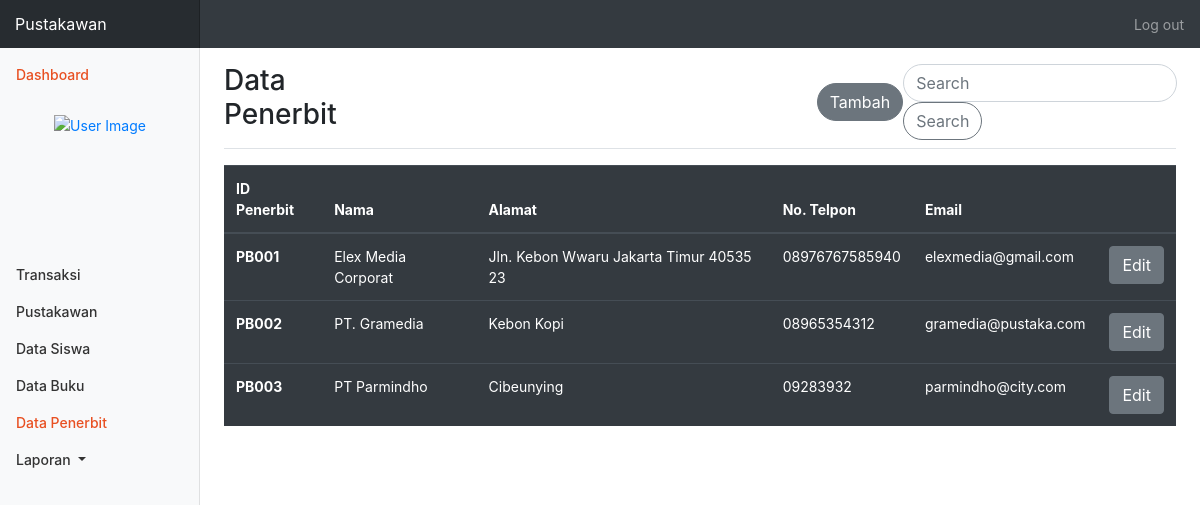
The app's page /data_penerbit.php with its own data.
### tables this page shows
CREATE TABLE `penerbit` (
  `idPenerbit` varchar(5) NOT NULL,
  `nama` varchar(50) NOT NULL,
  `alamat` varchar(150) NOT NULL,
  `phone` varchar(15) NOT NULL,
  `email` varchar(50) NOT NULL
);

### data_penerbit.php (the view, shortened to what this page needs)
<!DOCTYPE html>
<html lang="en">
<head>
    <link rel="stylesheet" href="assets/css/bootstrap.css">
    <link rel="stylesheet" href="css/stylelaporan.css">
    <link rel="stylesheet" type="text/css" href="fonts/montserrat/stylesheet.css">
</head>
<body>
<?php
    require_once("koneksi.php");
    $id=$_SESSION['idPustakawan']."<br>";
    $nama =$_SESSION['username']."<br>";
    $akses = $_SESSION['hakUser']."<br>";
?>
    <nav class="navbar navbar-dark sticky-top bg-dark flex-md-nowrap p-0">
      <a class="navbar-brand col-sm-3 col-md-2 mr-0" href="#">Pustakawan</a>
      <ul class="navbar-nav px-3">
        <li class="nav-item text-nowrap">
          <a class="nav-link" href="logout.php">Log out</a>
        </li>
      </ul>
    </nav>
    <div class="container-fluid">
        <div class="row">
            <nav class="col-md-2 d-none d-md-block bg-light sidebar">
            <div class="sidebar-sticky">
                <ul class="nav flex-column">
                <li class="nav-item">
                    <a class="nav-link active" href="#">
                    Dashboard <span class="sr-only">(current)</span>
                    </a>
                </li>
                <li class="nav-item">
                    <div class="user-panel">
                    <?php
                    echo "<div class='photo_profil d-flex justify-content-center'>
                        <a href='edit_pustakawan.php'><img src='img_upload/".$_SESSION['image']."'class='img-circle' alt='User Image' style='width:100px; height:100px;'></a>
                        </div>
                        <div class='d-flex justify-content-center info'>
                        <p class='text-center'>".$nama."<br>
                        ".$id."
                        ".$akses."</p>
                        </div>"
                    ?>
                    </div>
                </li>
                <li class="nav-item">
                    <a class="nav-link" href="pustakawan.php">
                        Transaksi
                    </a>
                </li>
                <li class="nav-item">
                    <a class="nav-link" href="data_pustakawan.php">
                        Pustakawan
                    </a>
                </li>
                <li class="nav-item">
                    <a class="nav-link" href="data_siswa.php">
                        Data Siswa
                    </a>
                </li>
                <li class="nav-item">
                    <a class="nav-link" href="data_buku.php">
                        Data Buku
                    </a>
                </li>
                <li class="nav-item">
                    <a class="nav-link active" href="data_penerbit.php">
                        Data Penerbit<span class="sr-only">(current)</span>
                    </a>
                </li>
                <li class="nav-item dropdown">
                    <a class="nav-link dropdown-toggle" href="#" id="navbarDropdown" role="button" data-toggle="dropdown" aria-haspopup="true" aria-expanded="false">
                    Laporan
                    </a>
                </li>
                </ul>
            </div>
            </nav>
            <main role="main" class="col-md-9 ml-sm-auto col-lg-10 pt-3 px-4">
                <div class="d-flex justify-content-between flex-wrap flex-md-nowrap align-items-center pb-2 mb-3 border-bottom">
                    <h1 class="h3">Data Penerbit</h1>
                    <button type="button" class="btn btn-secondary" data-toggle="modal" data-target="#exampleModalCenter" style="margin-left:480px; border-radius:50px;">
                            Tambah
                        </button>
                    <form class="form-inline my-2 my-lg-0" method="GET" action="">
                        <input class="form-control mr-sm-2" name="cari" type="search" placeholder="Search" aria-label="Search" style="border-radius:50px;">
                        <button class="btn btn-outline-secondary my-2 my-sm-0" type="submit" style="border-radius:50px;" name="btn_cari">Search</button>
                    </form>
                </div>
                    <table class="table table-hover table-dark">
                <thead>
                    <tr>
                    <th scope="col">ID Penerbit</th>
                    <th scope="col">Nama</th>
                    <th scope="col">Alamat</th>
                    <th scope="col">No. Telpon</th>
                    <th scope="col">Email</th>
                    <th scope="col"> </th>
                    </tr>
                </thead>
                <tbody>
                <?php
                    if(isset($_GET['cari'])){
                        $cari="%".$_GET['cari']."%";
                        $sql = "SELECT * FROM penerbit WHERE idPenerbit LIKE :pencarian OR nama LIKE :pencarian OR alamat LIKE :pencarian OR phone LIKE :pencarian OR email LIKE :pencarian";
                        $result=$db->prepare($sql);
                        $result->bindparam(':pencarian',$cari);
                        $result->execute();
                    }else{
                        $sql ="SELECT * FROM penerbit";
                        $result=$db->prepare($sql);
                        $result->execute();
                    }
                    while($row = $result->fetch(PDO::FETCH_ASSOC)){
                ?>
                    <tr>
                    <th scope="row"><?php echo $row['idPenerbit']; ?></th>
                    <td><?php echo $row['nama']; ?></td>
                    <td><?php echo $row['alamat']; ?></td>
                    <td><?php echo $row['phone']; ?></td>
                    <td><?php echo $row['email']; ?></td>
                    <td>
                        <button type="button" class="btn btn-secondary" data-toggle="modal" data-target="#<?php echo $row['idPenerbit'];?>">
                            Edit
                        </button>
                    </td>
                    </tr>
                    <?php
                        }
                    ?>
                </tbody>
                </table>
            </main>
        </div>
    </div>
</body>
</html>

### css/stylelaporan.css (style rules this page uses)
body { font-size: .875rem; }
.sidebar { position: fixed; top: 0; bottom: 0; left: 0; z-index: 100; padding: 0; box-shadow: inset -1px 0 0 rgba(0, 0, 0, .1); }
.sidebar-sticky { position: -webkit-sticky; position: sticky; top: 48px; height: calc(100vh - 48px); padding-top: .5rem; overflow-x: hidden; overflow-y: auto; }
.sidebar .nav-link { font-weight: 500; color: #333; }
.sidebar .nav-link.active { color: #007bff; }
.navbar-brand { padding-top: .75rem; padding-bottom: .75rem; font-size: 1rem; background-color: rgba(0, 0, 0, .25); box-shadow: inset -1px 0 0 rgba(0, 0, 0, .25); }
.border-bottom { border-bottom: 1px solid #e5e5e5; }
.photo_profil { margin: 20px; }
.sidebar .nav-link.active { color: #e85022; }

### records on screen
penerbit: idPenerbit "PB001", nama "Elex Media Corporat", alamat "Jln. Kebon Wwaru Jakarta Timur 40535 23", phone "08976767585940", email "elexmedia@gmail.com"
penerbit: idPenerbit "PB002", nama "PT. Gramedia", alamat "Kebon Kopi", phone "08965354312", email "gramedia@pustaka.com"
penerbit: idPenerbit "PB003", nama "PT Parmindho", alamat "Cibeunying", phone "09283932", email "parmindho@city.com"
